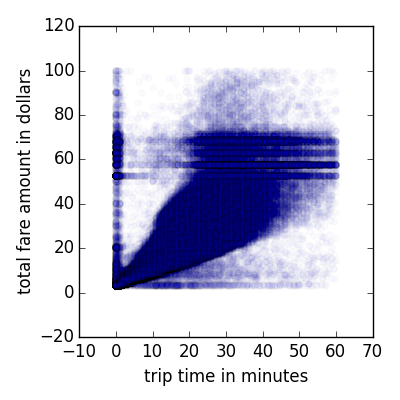

The Python source for this figure:
# Get all the imports with this
from loadtaxi import *


start = time()

alpha = 0.02
x = taxi['trip_time_in_secs'] / 60
y = taxi['total_amount']

# Look at trip time less than an hour, total fare less than 100
subset = np.logical_and(x <= 60, y <= 100)

plt.scatter(x[subset], y[subset], alpha=alpha)

plt.xlabel('trip time in minutes')
plt.ylabel('total fare amount in dollars')
plt.tight_layout()
plt.savefig('alpha2.png')

mtimer(start, filename=__file__)
